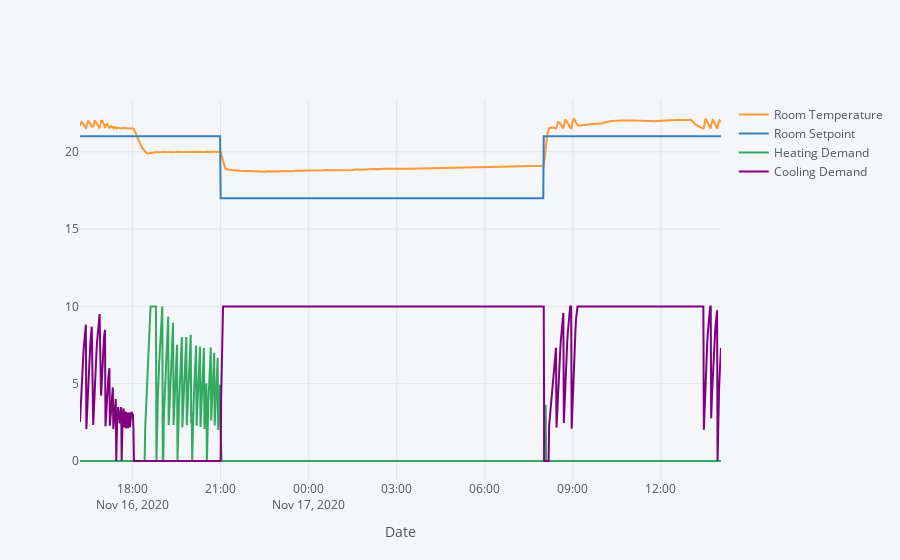

The code cell stored with this chart in its notebook:
### Markdown cell above
Observations from the above plot:
- With the _Outdoor Temperature_ below 10 degrees, the assumption is that the heating system would work more than the cooling. However, the plot shows that the cooling system was much in use most of the time in a day.
- There are at least 3 times that the system was in the stable state. Those are times that the no system was turned on.
- The confusing thing is that the power usage for cooling is not consistent. There were 2 periods of time that cooling was maximum turn on. In the first period, the average cooling power was around 500W, while that of the second one was approximately 850W.

### Code cell
#Change Heating/Cooling Demand from range [0, 100] to range [0, 10] for better visualization
#Plot the Room Temperature, Room Setpoint, and Heating/Cooling Demand
X_temp = X.loc[ : , ['Room Temperature', 'Room Setpoint', 'Heating Demand', 'Cooling Demand']]
X_temp['Heating Demand'] = X_temp['Heating Demand'] / 10
X_temp['Cooling Demand'] = X_temp['Cooling Demand'] / 10
X_temp.loc[ : , ['Room Temperature', 'Room Setpoint', 'Heating Demand', 'Cooling Demand']].iplot(width = 2, xTitle='Date')

### Figure 1 — Plotly figure (JSON) as saved in the notebook; plotly's stock layout.template omitted (floating-point values rounded to 4 significant figures; data arrays with more than 128 entries replaced by an {"elided": "..."} marker saying what was removed)
{"data": [{"line": {"color": "rgba(255, 153, 51, 1.0)", "dash": "solid", "shape": "linear", "width": 2}, "mode": "lines", "name": "Room Temperature", "text": "", "type": "scatter", "x": {"elided": "1258 str values"}, "y": {"elided": "1258 float values"}}, {"line": {"color": "rgba(55, 128, 191, 1.0)", "dash": "solid", "shape": "linear", "width": 2}, "mode": "lines", "name": "Room Setpoint", "text": "", "type": "scatter", "x": {"elided": "1258 str values"}, "y": {"elided": "1258 int values"}}, {"line": {"color": "rgba(50, 171, 96, 1.0)", "dash": "solid", "shape": "linear", "width": 2}, "mode": "lines", "name": "Heating Demand", "text": "", "type": "scatter", "x": {"elided": "1258 str values"}, "y": {"elided": "1258 float values"}}, {"line": {"color": "rgba(128, 0, 128, 1.0)", "dash": "solid", "shape": "linear", "width": 2}, "mode": "lines", "name": "Cooling Demand", "text": "", "type": "scatter", "x": {"elided": "1258 str values"}, "y": {"elided": "1258 float values"}}], "layout": {"legend": {"bgcolor": "#F5F6F9", "font": {"color": "#4D5663"}}, "paper_bgcolor": "#F5F6F9", "plot_bgcolor": "#F5F6F9", "title": {"font": {"color": "#4D5663"}}, "xaxis": {"gridcolor": "#E1E5ED", "showgrid": true, "tickfont": {"color": "#4D5663"}, "title": {"font": {"color": "#4D5663"}, "text": "Date"}, "zerolinecolor": "#E1E5ED"}, "yaxis": {"gridcolor": "#E1E5ED", "showgrid": true, "tickfont": {"color": "#4D5663"}, "title": {"font": {"color": "#4D5663"}, "text": ""}, "zerolinecolor": "#E1E5ED"}}}
